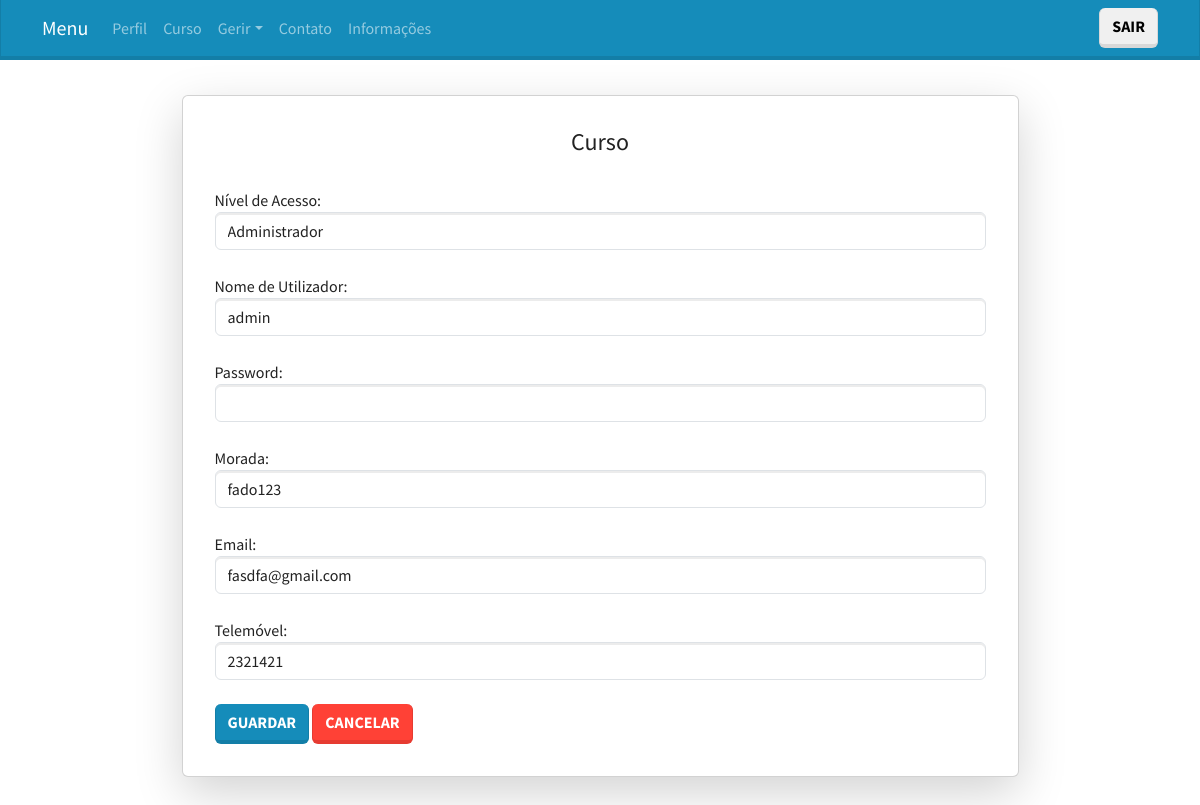
The page /paginas/editarUtilizadorformulario.php?nome=admin (signed in) on the database as committed earlier.
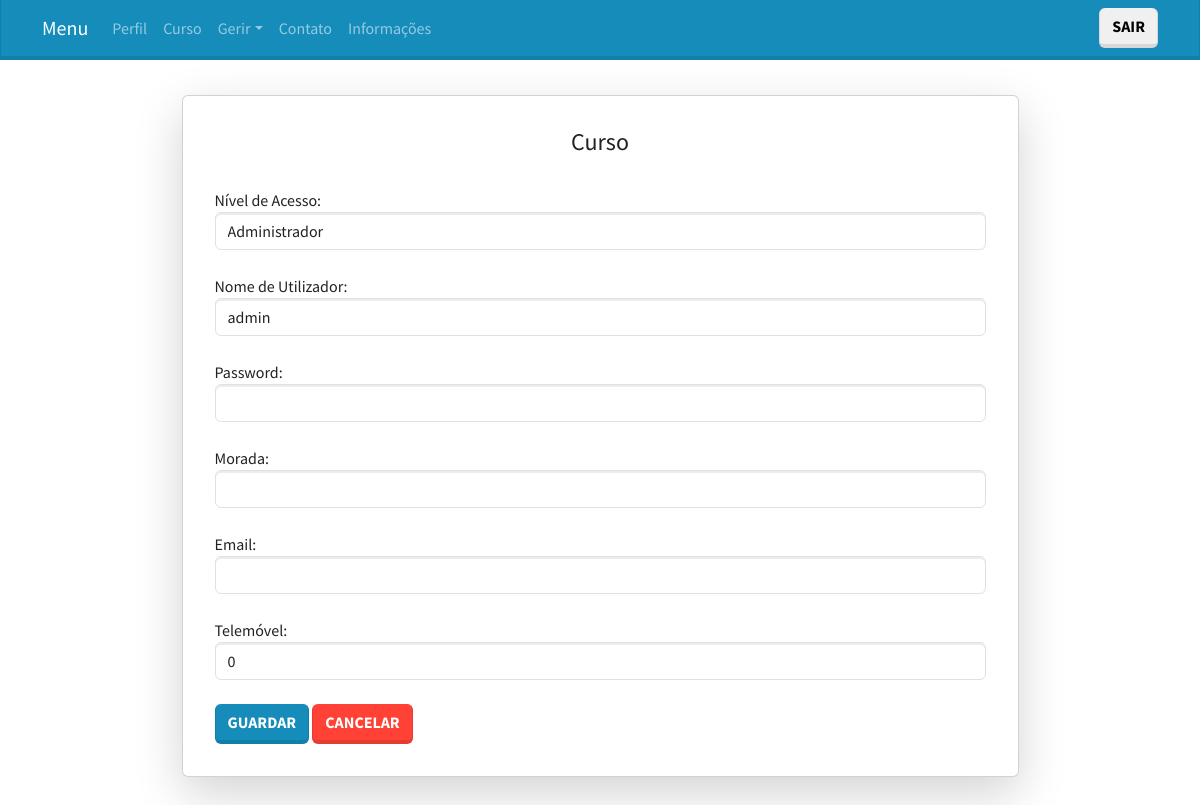
The same page on the database as committed later.
### tables this page shows
CREATE TABLE `utilizador` (
  `nome` varchar(60) NOT NULL,
  `password` varchar(100) NOT NULL,
  `morada` varchar(100) NOT NULL,
  `email` varchar(100) NOT NULL,
  `telemovel` int(10) NOT NULL,
  `tipo_utilizador` int(1) NOT NULL DEFAULT 0
);

### paginas/editarUtilizadorformulario.php (the view, shortened to what this page needs)
<!DOCTYPE html>
<?php include 'cabecalho.php'; ?>
<?php if (!empty($_SESSION['tipo_utilizador']) && $_SESSION['tipo_utilizador'] == 3) : ?>
<html lang="pt">
<head>
    <link rel="stylesheet" href="bootstrap.css">
</head>
<body>
    <?php
    $sql = "SELECT * FROM utilizador WHERE nome=\"$_GET[nome]\"";
    $result = mysqli_query($conn, $sql);
    $row = mysqli_fetch_array($result);
    ?>
    <div class="container d-flex justify-content-center align-items-center" style="height: 100vh;">
        <div class="card shadow-lg p-3 mb-5 bg-white rounded w-75">
            <div class="card-body">
                <h4 class="card-title text-center">Curso</h4>
                <br>
                <form id="form1" name="form1" method="post" action="editarUtilizador.php">
                    <div class="form-group">
                        <label for="nivelacesso">Nível de Acesso:</label>
                        <select class="form-control" name="nivelacesso">
                            <?php
                            $opcoesNivelAcesso = array(
                                "-1" => "Eliminado",
                                "0" => "Por aceitar",
                                "1" => "Aluno",
                                "2" => "Docente",
                                "3" => "Administrador"
                            );
                            $nivelAcessoAtual = $row['tipo_utilizador'];
                            foreach ($opcoesNivelAcesso as $valor => $descricao) {
                                $selected = ($valor == $nivelAcessoAtual) ? "selected" : "";
                                echo "<option value=\"$valor\" $selected>$descricao</option>";
                            }
                            ?>
                        </select>
                    </div>
                    <br>
                    <div class="form-group">
                        <label for="nome">Nome de Utilizador:</label>
                        <input type="text" class="form-control" name="nome" value="<?php echo $row['nome']; ?>" readonly>
                    </div>
                    <br>
                    <div class="form-group">
                        <label for="password">Password:</label>
                        <input type="text" class="form-control" name="password" value="">
                    </div>
                    <br>
                    <div class="form-group">
                        <label for="morada">Morada:</label>
                        <input type="text" class="form-control" name="morada" value="<?php echo $row['morada']; ?>" required>
                    </div>
                    <br>
                    <div class="form-group">
                        <label for="email">Email:</label>
                        <input type="email" class="form-control" name="email" value="<?php echo $row['email']; ?>" required>
                    </div>
                    <br>
                    <div class="form-group">
                        <label for="telemovel">Telemóvel:</label>
                        <input type="tel" class="form-control" name="telemovel" value="<?php echo $row['telemovel']; ?>" required>
                    </div>
                    <br>
                    <input type="submit" name="Submit" value="Guardar" class="btn btn-primary"/>
                    <a type="button" class="btn btn-danger" href="utilizadores.php">Cancelar</a>
                    <br>
                </form>
            </div>
        </div>
    </div>
</body>
</html>
<?php else: header("Location:Erro.php");?>
<?php endif ?>

Rows that differ between the two databases and show on the page:
changed utilizador "admin": telemovel "2321421" → "0"; morada "fado123" → (not shown); email "fasdfa@gmail.com" → (not shown)
